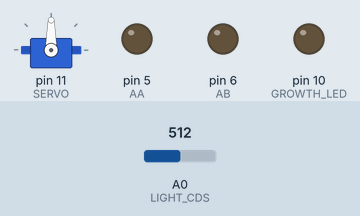
The sketch below on a simulated Arduino Uno, built with avr-gcc and run on an emulated ATmega328P. On the bench: servo, output pins drawn as LEDs (lit = HIGH). The test bench sets the inputs (shaded band); at power-on: A0 (LIGHT_CDS) = 512. The local clock reads 2024-03-15 10:24:30 at power-on unless the sketch sets it; what the sketch prints to the serial monitor is not drawn.

Above: at 0.05 s.
Timing chart, 0 to 13.0 s (numbered marks = the images above):
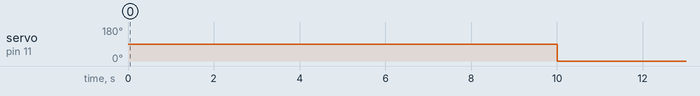

The sketch:

test_arduino_teamB.ino
```cpp
//-----[라이브러리 import]------------------------------------
// Rtc 시간 모듈
#include <RtcDS1302.h>
#include <ThreeWire.h>

#include <SoftwareSerial.h>  //소프트웨어 시리얼 라이브러리 추가
#include <Servo.h>  //서보 모터 라이브러리 추가


//------------[핀 번호 정의]-------------------------------
#define LIGHT_CDS A0  // CDS 조도센서(아날로그)

// Rtc 모듈 핀 지정
#define DS1302_CLK 2
#define DS1302_DAT 3
#define DS1302_RST 4

// 워터 펌프 핀 지정
#define AA 5
#define AB 6

#define SERVO 11    // 서보모터를 연결한 핀 번호

// 생장 LED(임시로 흰색 LED 점등하는 것으로 test)
#define GROWTH_LED 10


//---------[객체 생성]---------------------------------------------
// RTC 라이브러리 생성(객체 생성)
ThreeWire myWire(DS1302_DAT, DS1302_CLK, DS1302_RST);
RtcDS1302<ThreeWire> Rtc(myWire);

Servo servoMotor;  // 서보모터 객체 선언


//-----[변수 설정]-----------------------------------------
// millis()를 위한 시간 변수 설정
unsigned long currTime = 0;
unsigned long sensorTime = 0;     // sensor print 제어
unsigned long growthTime = 0;     // 생장 LED 제어
unsigned long lastServoTime = 0;  // 서보모터 제어

unsigned long startPumpTime = 0;  // 펌프 작동 제어1
unsigned long lastPumpTime = 0;   // 펌프 작동 제어2

int rotateState = 0;  // 서보 모터(창문) 회전 여부 결정

bool pumpRunning = false;  // 펌프 작동 여부 결정


//-----[setup]---------------------------------------------------
void setup() {
  Serial.begin(115200);

  // Rtc 모듈 세팅
  Rtc.Begin();  //모듈 시작 선언
  RtcDateTime compiled = RtcDateTime(__DATE__, __TIME__);  //Rtc 시간 불러오기
  // 초기 세팅
  if (!Rtc.IsDateTimeValid()) Rtc.SetDateTime(compiled);
  if (Rtc.GetIsWriteProtected()) Rtc.SetIsWriteProtected(false);
  if (!Rtc.GetIsRunning()) Rtc.SetIsRunning(true);
  // 시간 세팅
  RtcDateTime now = Rtc.GetDateTime();
  if (now < compiled) Rtc.SetDateTime(compiled);

	servoMotor.attach(SERVO);  // 서보모터 초기화

	// 워터펌프
	pinMode(AA, OUTPUT);
  pinMode(AB, OUTPUT);

	// 생장LED(임시)
	pinMode(GROWTH_LED, OUTPUT);
}


//---[loop문]------------------------------------------------
void loop() {
  currTime = millis();  // millis() 시작

	// 각종 센서값 읽기
  RtcDateTime now = Rtc.GetDateTime();        // RTC 모듈로부터 현재 시간 얻기
  int lightValue = analogRead(LIGHT_CDS);     // CDS 조도값

	if (currTime - sensorTime >= 5000) {  // 5초 간격으로 센서값 Serial에 표시
    sensorTime = currTime;

    // Serial 시간 표시
    char dt[26];
    sprintf(dt, "%02u/%02u %02u:%02u:%02u", now.Month(), now.Day(), now.Hour(), now.Minute(), now.Second());
    Serial.print(dt);
		Serial.print("  조도: ");
    Serial.println(lightValue);  // 조도
  }

	// 5초에 한 번씩 서보모터(창문 여닫이) 동작
  if (currTime - lastServoTime >= 5000) {
    // 서보모터 열기 또는 닫기
    if (rotateState == 0) {
      servoMotor.write(90);  // 서보모터를 90도로 열기
      rotateState = 1;
    } else {
      servoMotor.write(0);   // 서보모터를 0도로 닫기
      rotateState = 0;
    }
    lastServoTime = millis();  // 서보모터가 동작한 시간 갱신
  }

	// 워터펌프
  // 펌프가 작동하지 않고, 다음 작동 시간에 도달했을 때
  if (!pumpRunning && currTime - lastPumpTime >= 3600000) {
    pumpRunning = true; // 펌프 작동 시작
    lastPumpTime = currTime ; // 다음 이벤트를 위한 시간 업데이트
    startPumpTime = currTime; // 펌프 시작 시간 기록
    digitalWrite(AA, HIGH);
    digitalWrite(AB, LOW);
  }

  // 펌프가 작동 중이고, 10초가 경과했을 때
  if (pumpRunning && currTime - startPumpTime >= 10000) {
    digitalWrite(AA, LOW); // 펌프 작동 정지
    digitalWrite(AB, LOW);
    pumpRunning = false; // 펌프 작동 상태 업데이트
  }

	// 생장 led 제어
  if (currTime - growthTime >= 5000)
  {
    growthTime = currTime;
    // 9:00 ~ 18:00 사이 조도값에 따른 LED 제어
	  if (now.Hour() >= 9 && now.Hour() < 18 && lightValue <= 500) {
	    digitalWrite(GROWTH_LED, HIGH); // 낮 동안 조도값이 낮으면 LED 켜기
	  } else if ((now.Hour() >= 18 || now.Hour() < 9) && lightValue > 500) {
	    digitalWrite(GROWTH_LED, LOW); // 저녁이거나 조도값이 높으면 LED 끄기
	  }
  }

}
```

Measured:
- by itself, servo on pin 11 (SERVO): alternates 90° for 5.0 s and 0° for 5.0 s
